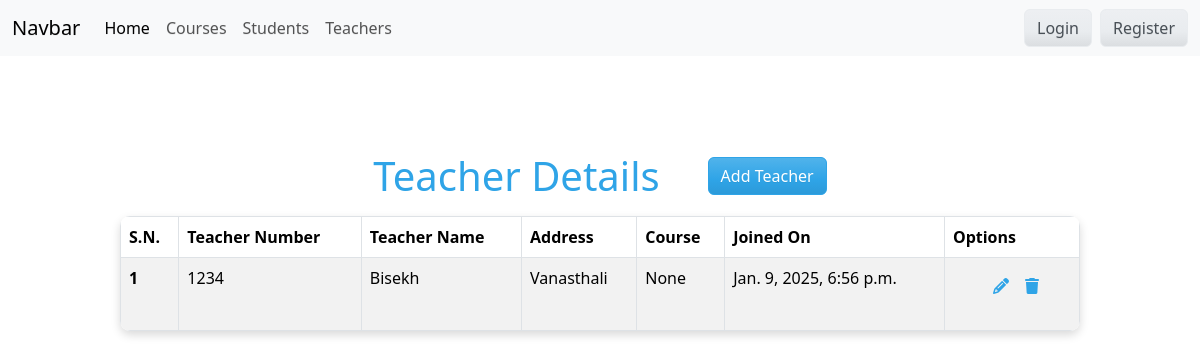
Page /teacher/ on the committed database.
### course/models.py (models this page shows, shortened)
class Instructor_Available(models.Model):
    Instructor_name = models.CharField(max_length=200)
    joined_in = models.DateTimeField(auto_now_add=True)
    course_assigned =models.ForeignKey('Course_Available',on_delete=models.SET_NULL,blank=True,null=True)
    instructor_number = models.CharField(max_length=5)
    address = models.CharField(max_length=50)

### teacher/views.py (the view)
# urls.py: path('teacher/',views.show_teacher,name='teacher'),
def show_teacher(request):
    get_teacher_details = Instructor_Available.objects.all()
    return render(request,'Teacher.html',{
        'teachers':get_teacher_details
    })

### templates/Teacher.html (shortened to what this page needs)
{% extends 'base.html' %}
{% block content %}
<br />
<div class="d-flex justify-content-center align-items-center mb-3 gap-5">
  <h1 class="mb-0">Teacher Details</h1>
  <a class="btn btn-primary" href="{% url 'addTeacher' %}">Add Teacher</a>
</div>
<div class="d-flex justify-content-center align-items-center">
  <div style="width: 80%">
    <table
      class="table table-hover table-striped table-bordered"
      style="
        box-shadow: 0px 4px 10px rgba(0, 0, 0, 0.15);
        border-radius: 10px;
        overflow: hidden;
      "
    >
      <thead>
        <tr>
          <th scope="col">S.N.</th>
          <th scope="col">Teacher Number</th>
          <th scope="col">Teacher Name</th>
          <th scope="col">Address</th>
          <th scope="col">Course</th>
          <th scope="col">Joined On</th>
          <th scope="col">Options</th>
        </tr>
      </thead>
      <tbody>
        {% for teacher in teachers %}
        <tr class="table">
          <th scope="row">{{teacher.id}}</th>
          <td>{{teacher.instructor_number}}</td>
          <td>{{teacher.Instructor_name}}</td>
          <td>{{teacher.address}}</td>
          <td>{{teacher.course_assigned}}</td>
          <td>{{teacher.joined_in}}</td>
          <td>
            <ul class="d-flex" style="list-style: none">
              <li>
                <a href="{% url 'editTeacher' teacher.id %}"
                  ><i class="fa-solid fa-pencil"></i
                ></a>
              </li>
              <li>
                <a href="{% url 'deleteTeacher' teacher.id %}"
                  ><i class="fa-solid fa-trash"></i
                ></a>
              </li>
            </ul>
          </td>
        </tr>
        {% endfor %}
      </tbody>
    </table>
  </div>
</div>
<br />
{% endblock %}

### rows in the picture
Instructor_Available: id "1", instructor_number "1234", Instructor_name "Bisekh", address "Vanasthali", course_assigned "None", joined_in "Jan. 9, 2025, 6:56 p.m."
